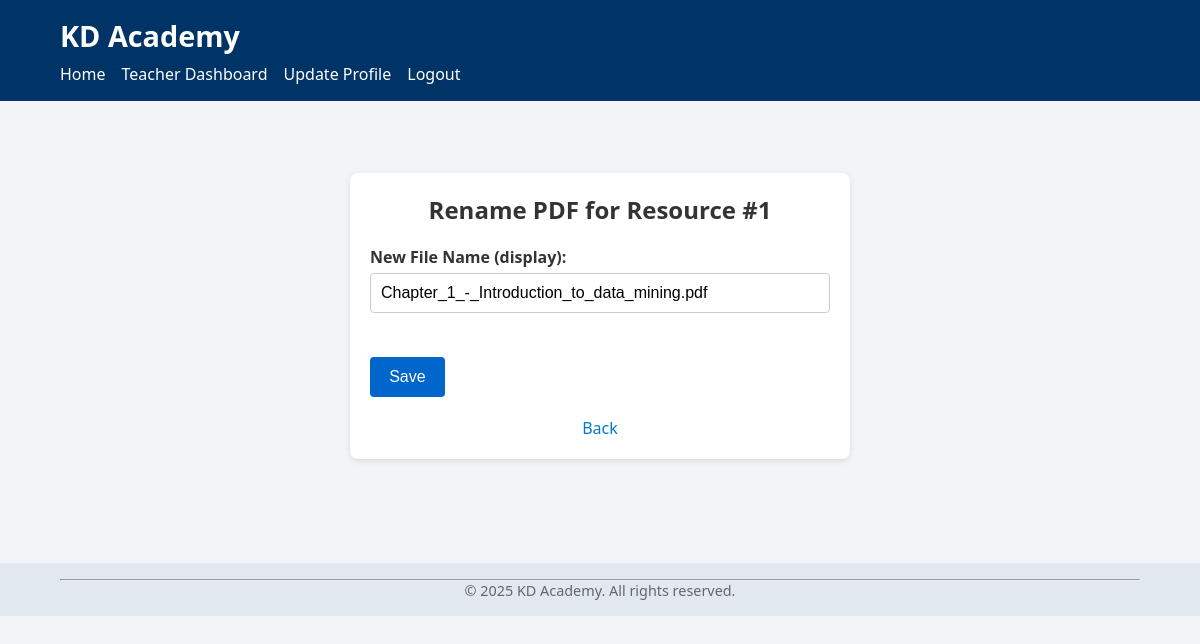
The page /teacher/update_resource/1 (signed in) on the database its author committed.
### tables this page shows
CREATE TABLE course_resources (
            id INTEGER PRIMARY KEY AUTOINCREMENT,
            course_id INTEGER NOT NULL,
            file_name TEXT NOT NULL,
            file_path TEXT NOT NULL,
            FOREIGN KEY(course_id) REFERENCES courses(id)
        );

### app.py (the view)
@app.route("/teacher/update_resource/<int:resource_id>", methods=["GET", "POST"])
def update_resource(resource_id):
    if "user_id" not in session or session.get("role") != "teacher":
        return "Access Denied. Teacher Only."
    db = get_db()
    resource = db.execute("""
        SELECT id, course_id, file_name, file_path
          FROM course_resources
         WHERE id = ?
    """, (resource_id,)).fetchone()
    if not resource:
        return "Resource not found."
    if request.method == "POST":
        new_name = request.form["file_name"]
        db.execute("UPDATE course_resources SET file_name = ? WHERE id = ?",
                   (new_name, resource_id))
        db.commit()
        return redirect(url_for("teacher_course_resources", course_id=resource["course_id"]))
    else:
        return render_template("teacher_update_resource.html", resource=resource)

### app.py (called while the page is built)
def get_db():
    db = getattr(g, "_database", None)
    if db is None:
        db = g._database = sqlite3.connect(DATABASE)
        db.row_factory = sqlite3.Row
    return db

@app.teardown_appcontext
def close_connection(exception):
    db = getattr(g, "_database", None)
    if db is not None:
        db.close()

### templates/teacher_update_resource.html (shortened to what this page needs)
{% extends "base.html" %}
{% block content %}
<section class="update-resource-page">
    <h2>Rename PDF for Resource #{{ resource.id }}</h2>
    <form method="POST" class="update-form">
        <div class="form-group">
            <label for="file_name">New File Name (display):</label>
            <input type="text" id="file_name" name="file_name" value="{{ resource.file_name }}" required>
        </div>
        <button type="submit" class="submit-button">Save</button>
    </form>
    <p class="back-link">
        <a href="{{ url_for('teacher_course_resources', course_id=resource.course_id) }}">Back</a>
    </p>
</section>
{% endblock %}

### static/style.css (style rules this page uses)
* { box-sizing: border-box; margin: 0; padding: 0; }
body { font-family: "Segoe UI", Tahoma, Geneva, Verdana, sans-serif; background-color: #f3f4f6; color: #333; }
form label { font-weight: 600; display: block; margin-bottom: 0.3rem; }
input[type="text"], input[type="password"], input[type="date"], select, textarea { width: 100%; padding: 0.5rem; margin-bottom: 1rem; border: 1px solid #ccc; border-radius: 4px; }
button { background-color: #0066cc; color: #fff; border: none; border-radius: 4px; padding: 0.7rem 1.2rem; font-size: 1rem; cursor: pointer; margin-top: 0.5rem; }
.back-link { text-align: center; margin-top: 20px; }
.back-link a { color: #007acc; text-decoration: none; transition: color 0.3s ease; }
.update-resource-page { max-width: 500px; margin: 40px auto; padding: 20px; background-color: #fff; border-radius: 8px; box-shadow: 0 2px 6px rgba(0, 0, 0, 0.1); }
.update-resource-page h2 { text-align: center; margin-bottom: 20px; color: #333; }
.update-form .form-group { margin-bottom: 20px; }
.update-form label { font-weight: bold; color: #333; display: block; margin-bottom: 5px; }
.update-form input { width: 100%; padding: 10px; font-size: 1em; border: 1px solid #ccc; border-radius: 4px; }

### rows shown on the page
course_resources: id "1", file_name "Chapter_1_-_Introduction_to_data_mining.pdf"
